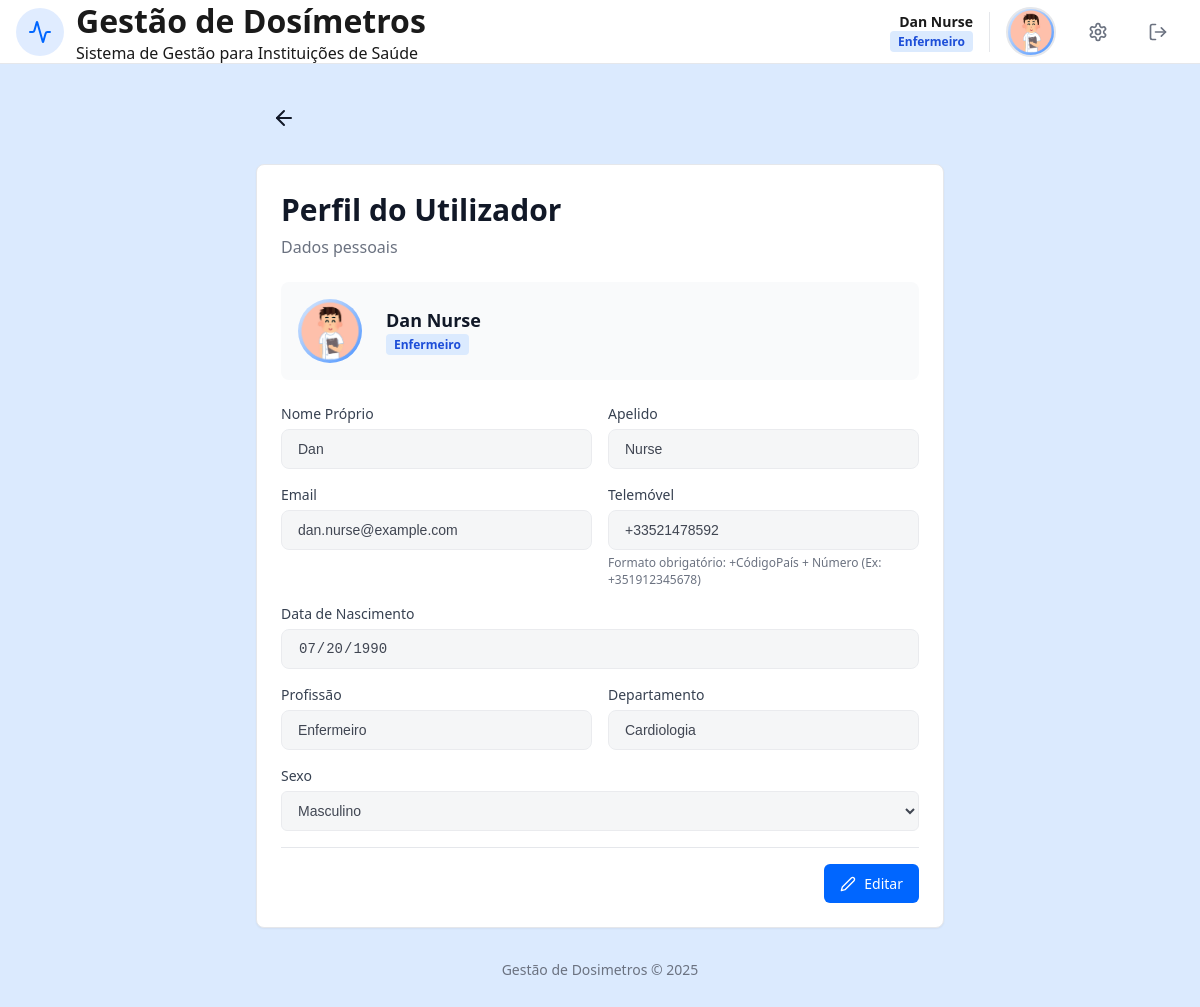
Page /perfil.php (signed in) on the committed database.
### tables this page shows
CREATE TABLE User (
    idU INTEGER PRIMARY KEY AUTOINCREMENT,
    name TEXT NOT NULL,
    surname TEXT NOT NULL, 
    birthDate DATE NOT NULL,
    sex TEXT CHECK(sex IN ('Female', 'Male', 'Other')) NOT NULL,
    email TEXT UNIQUE NOT NULL, 
    password TEXT NOT NULL,
    phoneN TEXT CHECK(phoneN GLOB '+[0-9][0-9][0-9]*'),
    userType TEXT CHECK(userType IN ('Administrador', 'Físico Médico', 'Profissional de Saúde')) NOT NULL,
    userStatus BOOLEAN DEFAULT 1,
    profilePic TEXT DEFAULT 'foto/12225881.png'
);

CREATE TABLE HealthProfessional (
    idHP INTEGER PRIMARY KEY AUTOINCREMENT,
    idU INTEGER UNIQUE NOT NULL,
    profession TEXT NOT NULL,
    department TEXT NOT NULL,
    FOREIGN KEY (idU) REFERENCES User(idU) ON DELETE CASCADE
);

### perfil.php (the view, shortened to what this page needs)
<?php
require_once "templates/header.php";
require_once "templates/nav.php";
require_once "templates/footer.php";
$db = getDatabaseConnection();
$stmt = $db->prepare("SELECT * FROM User WHERE idU = ?");
$stmt->execute([$_SESSION['idU']]);
$user = $stmt->fetch();
$isEditing = isset($_GET['edit']) && $_GET['edit'] == 'true';
$disabledStr = $isEditing ? '' : 'disabled';
$profession = '';
$department = '';
$roleLabel = 'Utilizador';
$badgeClass = 'badge-gray';
if ($user['userType'] === 'Profissional de Saúde') {
    $stmtHP = $db->prepare("SELECT profession, department FROM HealthProfessional WHERE idU = ?");
    $stmtHP->execute([$user['idU']]);
    $hpData = $stmtHP->fetch();
    if ($hpData) {
        $profession = $hpData['profession'];
        $department = $hpData['department'];
    }
    $badgeClass = 'badge-blue';
    $roleLabel = !empty($profession) ? $profession : 'Profissional de Saúde';
} elseif ($user['userType'] === 'Físico Médico') {
    $profession = 'Físico Médico';
    $department = 'Física Médica';
    $badgeClass = 'badge-purple';
    $roleLabel = 'Físico Médico';
} elseif ($user['userType'] === 'Administrador') {
    $badgeClass = 'badge-red';
    $roleLabel = 'Administrador';
}
$initials = strtoupper(substr($user['name'], 0, 1) . substr($user['surname'], 0, 1));
$foto_url = !empty($user['profilePic']) ? $user['profilePic'] : null;
?>
<body>
    <div class="page-wrapper">
        <main class="main-container" style="max-width: 45rem">
            <div class="profile-header-flex mb1_5">
                <div class="profile-header-left">
                    <a href="index.php" class="btn voltar" title="Voltar">
                        <svg xmlns="http://www.w3.org/2000/svg" width="24" height="24" viewBox="0 0 24 24" fill="none" stroke="currentColor" stroke-width="2" stroke-linecap="round" stroke-linejoin="round">
                            <path d="m12 19-7-7 7-7"></path>
                            <path d="M19 12H5"></path>
                        </svg>
                    </a>
                </div>
            </div>
            <div class="card1">
                <div class="card1-header">
                    <h1 class="card1-title">Perfil do Utilizador</h1>
                    <p class="subtítulo"><?php echo $isEditing ? "Edite os seus dados" : "Dados pessoais"; ?></p>
                </div>
                <div class="card1-content">
                    <div class="foto-section-gray">
                        <div class="foto-circle-large">
                            <?php if ($foto_url): ?>
                                <img src="<?php echo htmlspecialchars($foto_url); ?>" alt="Foto">
                            <?php else: ?>
                                <span><?php echo $initials; ?></span>
                            <?php endif; ?>
                        </div>
                        <div>
                            <p class="nome">
                                <?php echo htmlspecialchars($user['name'] . ' ' . $user['surname']); ?>
                            </p>
                            <span class="role-badge <?php echo $badgeClass; ?>" class="etiqueta">
                                <?php echo htmlspecialchars($roleLabel); ?>
                            </span>
                        </div>
                    </div>
                    <form id="profileForm" action="processa_perfil.php" method="POST" enctype="multipart/form-data">
                        <div class="profile-form-grid">
                            <div>
                                <label class="profile-label" for="name">Nome Próprio</label>
                                <input type="text" id="name" name="name" class="profile-input" value="<?php echo htmlspecialchars($user['name']); ?>" <?php echo $disabledStr; ?> required minlength="2">
                            </div>
                            <div>
                                <label class="profile-label" for="surname">Apelido</label>
                                <input type="text" id="surname" name="surname" class="profile-input" value="<?php echo htmlspecialchars($user['surname']); ?>" <?php echo $disabledStr; ?> required minlength="2">
                            </div>
                            <div>
                                <label class="profile-label">Email</label>
                                <input type="email" class="profile-input" value="<?php echo htmlspecialchars($user['email']); ?>" disabled>
                            </div>
                            <div>
                                <label class="profile-label">Telemóvel</label>
                                <input
                                    type="text"
                                    id="phoneN"
                                    name="phoneN"
                                    class="profile-input"
                                    value="<?php echo htmlspecialchars($user['phoneN']); ?>"
                                    <?php echo $disabledStr; ?>
                                    placeholder="+351912345678"
                                    pattern="^\+[0-9]{9,15}$"
                                    title="Deve começar com '+' seguido do indicativo e número (Ex: +351912345678)">
                                <p class="comentario-tel">
                                    Formato obrigatório: +CódigoPaís + Número (Ex: +351912345678)
                                </p>
                            </div>
                            <div class="g2">
                                <label class="profile-label" for="birthDate">Data de Nascimento</label>
                                <input type="date" id="birthDate" name="birthDate" class="profile-input" value="<?php echo htmlspecialchars($user['birthDate']); ?>" <?php echo $disabledStr; ?> required>
                            </div>
                            <?php if ($user['userType'] === 'Profissional de Saúde' || $user['userType'] === 'Físico Médico'): ?>
                                <div>
                                    <label class="profile-label">Profissão</label>
                                    <input type="text" class="profile-input" value="<?php echo htmlspecialchars($profession); ?>" disabled>
                                </div>
                                <div>
                                    <label class="profile-label">Departamento</label>
                                    <input type="text" name="department" class="profile-input" value="<?php echo htmlspecialchars($department); ?>"
                                        <?php echo ($isEditing && $user['userType'] === 'Profissional de Saúde') ? '' : 'disabled'; ?>>
                                </div>
                            <?php endif; ?>
                            <div class="g2">
                                <label class="profile-label" for="sex">Sexo</label>
                                <select id="sex" name="sex" class="profile-input" <?php echo $disabledStr; ?>>
                                    <option value="Male" <?php echo ($user['sex'] === 'Male') ? 'selected' : ''; ?>>Masculino</option>
                                </select>
                            </div>
                        </div>
                        <div class="profile-actions">
                            <?php if (!$isEditing): ?>
                                <a href="perfil.php?edit=true" class="btn btn-primary">
                                    <span class="lapis">
                                        <svg xmlns="http://www.w3.org/2000/svg" width="16" height="16" viewBox="0 0 24 24" fill="none" stroke="currentColor" stroke-width="2" stroke-linecap="round" stroke-linejoin="round">
                                            <path d="M17 3a2.828 2.828 0 1 1 4 4L7.5 20.5 2 22l1.5-5.5L17 3z"></path>
                                        </svg>
                                        Editar
                                    </span>
                                </a>
                            <?php endif; ?>
                        </div>
                    </form>
                </div>
            </div>
        </main>
    </div>
</body>
</html>

### css/style.css (style rules this page uses)
:root { font-size: 16px; --primary: #0066ff; --primary-light: #4d94ff; --primary-dark: #0052cc; --secondary: #2b9a66; --secondary-light: #4db88a; --white: #ffffff; --foreground: #1a1a1a; --border: #e5e7eb; --input-bg: #f9fafb; --success: #10b981; --warning: #f59e0b; --danger: #ef4444; --muted: #6b7280; --background: #dbeafe; --background2: #b2cdf0; --bg-body: #f3f4f6; --text-main: #111827; --green-light: #dcfce7; --green:#166534; --green-light2:#bbf7d0; --red-light: #fee2e2; --red:#991b1b; --red-light2:#fecaca; --green2: #15803d; --green3:#16a34a; --badge-blue:#1d4ed8; --badge-purple-background:#f3e8ff; --badge-purple: #7e22ce; --badge-red: #b91c1c; }
* { margin: 0;padding: 0;box-sizing: border-box; }
html, body { height: 100%; font-family: "Segoe UI", "Helvetica Neue", Arial, sans-serif; background: var(--background); color: var(--foreground); }
:where(p, h1, h2, button) { overflow-wrap: anywhere; word-break: break-word; }
.mb1_5 { margin-bottom: 1.5rem; }
input[type="text"], input[type="email"], input[type="password"], input[type="tel"], input[type="date"], input[type="file"], select, textarea { width: 100%; padding: 0.75rem 1rem; border: 1px solid var(--border); border-radius: 0.5rem; font-size: 14px; background: var(--input-bg); }
.page-wrapper { display: flex; flex-direction: column;min-height: 100vh; }
.main-container { max-width: 80rem; margin: 0 auto; padding: 2rem 1rem; width: 100%; }
.btn { display: inline-flex; align-items: center; justify-content: center; padding: 10px 16px; font-size: 14px; font-weight: 500; border: none; border-radius: 6px; cursor: pointer; transition: all 0.2s ease; text-decoration: none; gap: 6px; }
.btn-primary { background: var(--primary);color: var(--white); }
.voltar { background: transparent; color: var(--text-main); display: flex; }
.subtítulo { font-size: 1rem; color: var(--muted); }
label { font-size: 14px; font-weight: 500; color: var(--foreground); }
.badge-blue { background-color: var(--background); color: var(--badge-blue); }
.role-badge { font-size: 0.75rem; padding: 2px 8px; border-radius: 4px; font-weight: 600; }
.profile-header-flex { display: flex; align-items: center; justify-content: space-between; }
.profile-header-left { display: flex; align-items: center;gap: 1rem; }
.card1 { background-color: var(--white); border-radius: 0.5rem; border: 1px solid var(--border); box-shadow: 0 1px 2px 0 #0000000d; overflow: hidden; }
.card1-header { padding: 1.5rem; display: flex; flex-direction: column; gap: 0.375rem; }
.card1-title { font-size: 1.875rem; font-weight: 700; color: var(--text-main); }
.card1-content { padding: 1.5rem; padding-top: 0; display: flex; flex-direction: column; gap: 1.5rem; }
.foto-section-gray { display: flex; align-items: center; gap: 1.5rem; padding: 1rem; background-color: var(--input-bg); border-radius: 0.5rem; border: 1px solid transparent; }
.foto-circle-large { width: 4rem; height: 4rem; border-radius: 50%; background: linear-gradient(135deg, var(--background), var(--primary-light)); display: flex; align-items: center; justify-content: center; color: var(--white); font-weight: 700; font-size: 1.25rem; overflow: hidden; flex-shrink: 0; }
.foto-circle-large img { width: 100%; height: 100%; object-fit: cover; }
.profile-form-grid { display: grid; grid-template-columns: 1fr; gap: 1rem; }
.profile-label { display: block; font-size: 0.875rem; font-weight: 500; color: #374151; margin-bottom: 0.375rem; }
.profile-input { display: flex; height: 2.5rem; width: 100%; border-radius: 0.375rem; border: 1px solid var(--border); background-color: #fff; padding: 0.5rem 0.75rem; font-size: 0.875rem; transition: all 0.2s; }
.profile-input:disabled { cursor: not-allowed; opacity: 0.8; background-color: var(--bg-body); color: var(--text-main); }
.profile-actions { display: flex; gap: 0.75rem; justify-content: flex-end; padding-top: 1rem; margin-top: 1rem; border-top: 1px solid var(--border); }
.nome { font-size: 1.125rem; font-weight: 600; color:var(--text-main) }
.comentario-tel { font-size: 0.75rem; color: var(--muted); margin-top: 0.25rem }
.lapis { display:flex; align-items:center; gap:0.5rem; }

### css/responsive.css (style rules this page uses)
@media (min-width: 640px) { .profile-form-grid { grid-template-columns: 1fr 1fr; } }
@media (min-width: 640px) { .g2 { grid-column: span 2; } }

### rows in the picture
user: profilePic (picture), name+surname "Dan Nurse", name "Dan", surname "Nurse", email "dan.nurse@example.com", phoneN "+33521478592", birthDate "07/20/1990", sex "Masculino"
healthprofessional: profession "Enfermeiro", department "Cardiologia"

### other values in the picture
$userName . ' ' . $userSurname "Dan Nurse"
$roleLabel "Enfermeiro"
